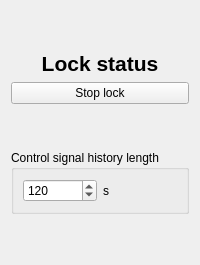
                <widget class="LockStatusPanel" name="lock_status_container" native="true">
                 <layout class="QVBoxLayout" name="verticalLayout_18">
                  <item>
                   <spacer name="verticalSpacer">
                    <property name="orientation">
                     <enum>Qt::Vertical</enum>
                    </property>
                    <property name="sizeHint" stdset="0">
                     <size>
                      <width>20</width>
                      <height>40</height>
                     </size>
                    </property>
                   </spacer>
                  </item>
                  <item>
                   <widget class="QLabel" name="lock_status">
                    <property name="text">
                     <string>&lt;html&gt;&lt;head/&gt;&lt;body&gt;&lt;p align=&quot;center&quot;&gt;&lt;span style=&quot; font-size:16pt; font-weight:600;&quot;&gt;Lock status&lt;/span&gt;&lt;/p&gt;&lt;/body&gt;&lt;/html&gt;</string>
                    </property>
                    <property name="wordWrap">
                     <bool>true</bool>
                    </property>
                   </widget>
                  </item>
                  <item>
                   <widget class="QPushButton" name="stop_lock">
                    <property name="text">
                     <string>Stop lock</string>
                    </property>
                   </widget>
                  </item>
                  <item>
                   <spacer name="verticalSpacer_3">
                    <property name="orientation">
                     <enum>Qt::Vertical</enum>
                    </property>
                    <property name="sizeHint" stdset="0">
                     <size>
                      <width>20</width>
                      <height>40</height>
                     </size>
                    </property>
                   </spacer>
                  </item>
                  <item>
                   <widget class="QGroupBox" name="groupBox_8">
                    <property name="title">
                     <string>Control signal history length</string>
                    </property>
                    <layout class="QHBoxLayout" name="horizontalLayout_9">
                     <item>
                      <widget class="QSpinBox" name="control_signal_history_length">
                       <property name="minimum">
                        <number>10</number>
                       </property>
                       <property name="maximum">
                        <number>100000</number>
                       </property>
                       <property name="singleStep">
                        <number>60</number>
                       </property>
                       <property name="value">
                        <number>120</number>
                       </property>
                      </widget>
                     </item>
                     <item>
                      <widget class="QLabel" name="label_4">
                       <property name="text">
                        <string>s</string>
                       </property>
                      </widget>
                     </item>
                    </layout>
                   </widget>
                  </item>
                  <item>
                   <spacer name="verticalSpacer_2">
                    <property name="orientation">
                     <enum>Qt::Vertical</enum>
                    </property>
                    <property name="sizeHint" stdset="0">
                     <size>
                      <width>20</width>
                      <height>40</height>
                     </size>
                    </property>
                   </spacer>
                  </item>
                 </layout>
                </widget>
